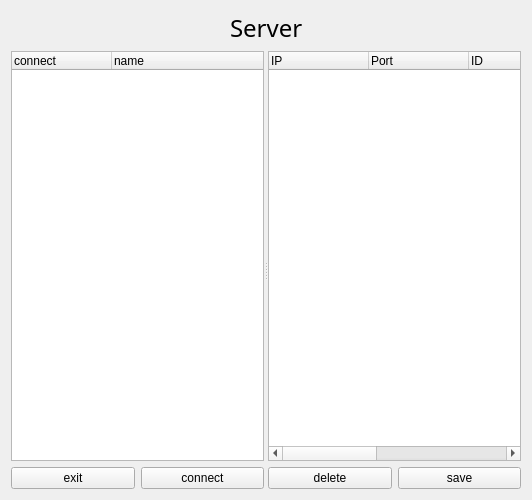
<?xml version="1.0" encoding="UTF-8"?>
<ui version="4.0">
 <class>chatserverForm</class>
 <widget class="QWidget" name="chatserverForm">
  <property name="geometry">
   <rect>
    <x>0</x>
    <y>0</y>
    <width>532</width>
    <height>500</height>
   </rect>
  </property>
  <property name="windowTitle">
   <string>Form</string>
  </property>
  <layout class="QVBoxLayout" name="verticalLayout_4">
   <item>
    <layout class="QVBoxLayout" name="verticalLayout_3" stretch="0,1">
     <item>
      <layout class="QHBoxLayout" name="horizontalLayout_3">
       <property name="spacing">
        <number>4</number>
       </property>
       <item>
        <spacer name="horizontalSpacer">
         <property name="orientation">
          <enum>Qt::Horizontal</enum>
         </property>
         <property name="sizeHint" stdset="0">
          <size>
           <width>40</width>
           <height>20</height>
          </size>
         </property>
        </spacer>
       </item>
       <item>
        <widget class="QLabel" name="label">
         <property name="sizePolicy">
          <sizepolicy hsizetype="Fixed" vsizetype="Fixed">
           <horstretch>0</horstretch>
           <verstretch>0</verstretch>
          </sizepolicy>
         </property>
         <property name="font">
          <font>
           <family>휴먼둥근헤드라인</family>
           <pointsize>18</pointsize>
          </font>
         </property>
         <property name="text">
          <string>Server</string>
         </property>
        </widget>
       </item>
       <item>
        <spacer name="horizontalSpacer_2">
         <property name="orientation">
          <enum>Qt::Horizontal</enum>
         </property>
         <property name="sizeHint" stdset="0">
          <size>
           <width>40</width>
           <height>20</height>
          </size>
         </property>
        </spacer>
       </item>
      </layout>
     </item>
     <item>
      <widget class="QSplitter" name="splitter">
       <property name="orientation">
        <enum>Qt::Horizontal</enum>
       </property>
       <widget class="QWidget" name="layoutWidget">
        <layout class="QVBoxLayout" name="verticalLayout">
         <item>
          <widget class="QTreeWidget" name="clientTreeWidget">
           <property name="focusPolicy">
            <enum>Qt::ClickFocus</enum>
           </property>
           <property name="contextMenuPolicy">
            <enum>Qt::ActionsContextMenu</enum>
           </property>
           <column>
            <property name="text">
             <string>connect</string>
            </property>
           </column>
           <column>
            <property name="text">
             <string>name</string>
            </property>
           </column>
          </widget>
         </item>
         <item>
          <layout class="QHBoxLayout" name="horizontalLayout">
           <item>
            <widget class="QPushButton" name="exitbutton">
             <property name="text">
              <string>exit</string>
             </property>
            </widget>
           </item>
           <item>
            <widget class="QPushButton" name="connectbutton">
             <property name="text">
              <string>connect</string>
             </property>
            </widget>
           </item>
          </layout>
         </item>
        </layout>
       </widget>
       <widget class="QWidget" name="layoutWidget">
        <layout class="QVBoxLayout" name="verticalLayout_2">
         <item>
          <widget class="QTreeWidget" name="messageTreeWidget">
           <property name="columnCount">
            <number>6</number>
           </property>
           <column>
            <property name="text">
             <string>IP</string>
            </property>
           </column>
           <column>
            <property name="text">
             <string>Port</string>
            </property>
           </column>
           <column>
            <property name="text">
             <string>ID</string>
            </property>
           </column>
           <column>
            <property name="text">
             <string>name</string>
            </property>
           </column>
           <column>
            <property name="text">
             <string>message</string>
            </property>
           </column>
           <column>
            <property name="text">
             <string>Time</string>
            </property>
           </column>
          </widget>
         </item>
         <item>
          <layout class="QHBoxLayout" name="horizontalLayout_2">
           <item>
            <widget class="QPushButton" name="deletebutton">
             <property name="text">
              <string>delete</string>
             </property>
            </widget>
           </item>
           <item>
            <widget class="QPushButton" name="savebutton">
             <property name="text">
              <string>save</string>
             </property>
            </widget>
           </item>
          </layout>
         </item>
        </layout>
       </widget>
      </widget>
     </item>
    </layout>
   </item>
  </layout>
 </widget>
 <resources/>
 <connections>
  <connection>
   <sender>deletebutton</sender>
   <signal>clicked()</signal>
   <receiver>messageTreeWidget</receiver>
   <slot>clear()</slot>
   <hints>
    <hint type="sourcelabel">
     <x>332</x>
     <y>481</y>
    </hint>
    <hint type="destinationlabel">
     <x>396</x>
     <y>250</y>
    </hint>
   </hints>
  </connection>
 </connections>
</ui>
